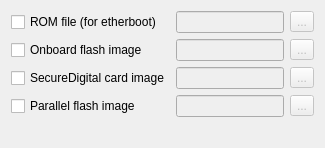
              <widget class="QWidget" name="Tab_Optional_Images">
               <attribute name="icon">
                <iconset resource="../resources/icons.qrc">
                 <normaloff>:/media-flash.png</normaloff>:/media-flash.png</iconset>
               </attribute>
               <attribute name="title">
                <string>Special Images</string>
               </attribute>
               <layout class="QGridLayout" name="gridLayout_11">
                <item row="0" column="0">
                 <layout class="QGridLayout" name="gridLayout_6">
                  <item row="1" column="0">
                   <widget class="QCheckBox" name="CH_MTDBlock">
                    <property name="text">
                     <string>Onboard flash image</string>
                    </property>
                   </widget>
                  </item>
                  <item row="1" column="2">
                   <widget class="QToolButton" name="TB_MTDBlock_File_Browse">
                    <property name="enabled">
                     <bool>false</bool>
                    </property>
                    <property name="text">
                     <string>...</string>
                    </property>
                    <property name="icon">
                     <iconset resource="../resources/icons.qrc">
                      <normaloff>:/open-file.png</normaloff>:/open-file.png</iconset>
                    </property>
                   </widget>
                  </item>
                  <item row="2" column="0">
                   <widget class="QCheckBox" name="CH_SD_Image">
                    <property name="text">
                     <string>SecureDigital card image</string>
                    </property>
                   </widget>
                  </item>
                  <item row="2" column="2">
                   <widget class="QToolButton" name="TB_SD_Image_File_Browse">
                    <property name="enabled">
                     <bool>false</bool>
                    </property>
                    <property name="text">
                     <string>...</string>
                    </property>
                    <property name="icon">
                     <iconset resource="../resources/icons.qrc">
                      <normaloff>:/open-file.png</normaloff>:/open-file.png</iconset>
                    </property>
                   </widget>
                  </item>
                  <item row="3" column="0">
                   <widget class="QCheckBox" name="CH_PFlash">
                    <property name="text">
                     <string>Parallel flash image</string>
                    </property>
                   </widget>
                  </item>
                  <item row="3" column="1">
                   <widget class="QLineEdit" name="Edit_PFlash_File">
                    <property name="enabled">
                     <bool>false</bool>
                    </property>
                   </widget>
                  </item>
                  <item row="3" column="2">
                   <widget class="QToolButton" name="TB_PFlash_File_Browse">
                    <property name="enabled">
                     <bool>false</bool>
                    </property>
                    <property name="text">
                     <string>...</string>
                    </property>
                    <property name="icon">
                     <iconset resource="../resources/icons.qrc">
                      <normaloff>:/open-file.png</normaloff>:/open-file.png</iconset>
                    </property>
                   </widget>
                  </item>
                  <item row="0" column="1">
                   <widget class="QLineEdit" name="Edit_ROM_File">
                    <property name="enabled">
                     <bool>false</bool>
                    </property>
                   </widget>
                  </item>
                  <item row="2" column="1">
                   <widget class="QLineEdit" name="Edit_SD_Image_File">
                    <property name="enabled">
                     <bool>false</bool>
                    </property>
                   </widget>
                  </item>
                  <item row="0" column="0">
                   <widget class="QCheckBox" name="CH_ROM_File">
                    <property name="text">
                     <string>ROM file (for etherboot)</string>
                    </property>
                   </widget>
                  </item>
                  <item row="1" column="1">
                   <widget class="QLineEdit" name="Edit_MTDBlock_File">
                    <property name="enabled">
                     <bool>false</bool>
                    </property>
                   </widget>
                  </item>
                  <item row="0" column="2">
                   <widget class="QToolButton" name="TB_ROM_File_Browse">
                    <property name="enabled">
                     <bool>false</bool>
                    </property>
                    <property name="text">
                     <string>...</string>
                    </property>
                    <property name="icon">
                     <iconset resource="../resources/icons.qrc">
                      <normaloff>:/open-file.png</normaloff>:/open-file.png</iconset>
                    </property>
                   </widget>
                  </item>
                 </layout>
                </item>
                <item row="1" column="0">
                 <spacer>
                  <property name="orientation">
                   <enum>Qt::Vertical</enum>
                  </property>
                  <property name="sizeHint" stdset="0">
                   <size>
                    <width>20</width>
                    <height>20</height>
                   </size>
                  </property>
                 </spacer>
                </item>
               </layout>
              </widget>
